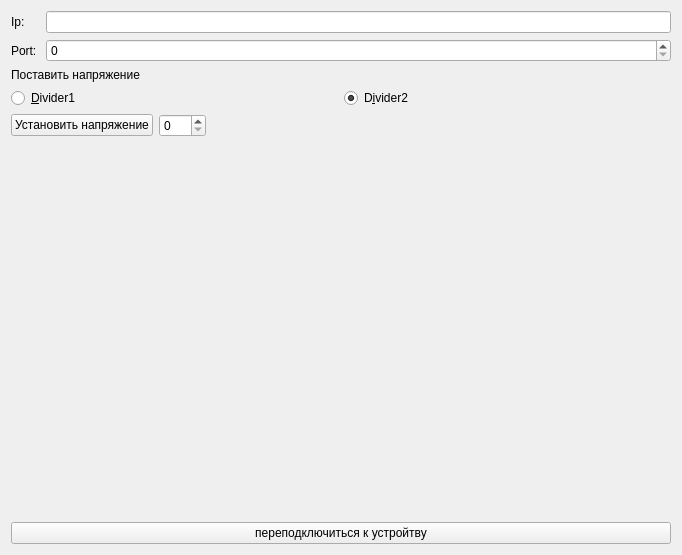
<?xml version="1.0" encoding="UTF-8"?>
<ui version="4.0">
 <class>HVHandlerForm</class>
 <widget class="QWidget" name="HVHandlerForm">
  <property name="geometry">
   <rect>
    <x>0</x>
    <y>0</y>
    <width>682</width>
    <height>555</height>
   </rect>
  </property>
  <property name="windowTitle">
   <string>Form</string>
  </property>
  <layout class="QVBoxLayout" name="verticalLayout">
   <item>
    <layout class="QFormLayout" name="formLayout">
     <item row="0" column="1">
      <widget class="QLineEdit" name="ipEdit"/>
     </item>
     <item row="0" column="0">
      <widget class="QLabel" name="label_3">
       <property name="text">
        <string>Ip: </string>
       </property>
      </widget>
     </item>
     <item row="1" column="1">
      <widget class="QSpinBox" name="portEdit">
       <property name="maximum">
        <number>999999</number>
       </property>
      </widget>
     </item>
     <item row="1" column="0">
      <widget class="QLabel" name="label_4">
       <property name="text">
        <string>Port: </string>
       </property>
      </widget>
     </item>
    </layout>
   </item>
   <item>
    <layout class="QVBoxLayout" name="verticalLayout_2">
     <property name="bottomMargin">
      <number>10</number>
     </property>
     <item>
      <widget class="QLabel" name="label">
       <property name="text">
        <string>Поставить напряжение</string>
       </property>
      </widget>
     </item>
     <item>
      <layout class="QHBoxLayout" name="horizontalLayout">
       <item>
        <widget class="QRadioButton" name="block1Button">
         <property name="enabled">
          <bool>true</bool>
         </property>
         <property name="text">
          <string>&amp;Divider1</string>
         </property>
        </widget>
       </item>
       <item>
        <widget class="QRadioButton" name="block2Button">
         <property name="text">
          <string>D&amp;ivider2</string>
         </property>
         <property name="checked">
          <bool>true</bool>
         </property>
        </widget>
       </item>
      </layout>
     </item>
     <item>
      <layout class="QHBoxLayout" name="horizontalLayout_5">
       <item>
        <widget class="QPushButton" name="setHVButton">
         <property name="text">
          <string>Установить напряжение</string>
         </property>
        </widget>
       </item>
       <item>
        <widget class="QDoubleSpinBox" name="voltageBox">
         <property name="decimals">
          <number>0</number>
         </property>
         <property name="maximum">
          <double>800.000000000000000</double>
         </property>
        </widget>
       </item>
       <item>
        <spacer name="horizontalSpacer">
         <property name="orientation">
          <enum>Qt::Horizontal</enum>
         </property>
         <property name="sizeHint" stdset="0">
          <size>
           <width>40</width>
           <height>20</height>
          </size>
         </property>
        </spacer>
       </item>
      </layout>
     </item>
    </layout>
   </item>
   <item>
    <spacer name="verticalSpacer">
     <property name="orientation">
      <enum>Qt::Vertical</enum>
     </property>
     <property name="sizeHint" stdset="0">
      <size>
       <width>20</width>
       <height>40</height>
      </size>
     </property>
    </spacer>
   </item>
   <item>
    <widget class="QLabel" name="statusLabel">
     <property name="text">
      <string/>
     </property>
    </widget>
   </item>
   <item>
    <widget class="QPushButton" name="reconnectButton">
     <property name="text">
      <string>переподключиться к устройтву</string>
     </property>
    </widget>
   </item>
  </layout>
 </widget>
 <resources/>
 <connections/>
</ui>
